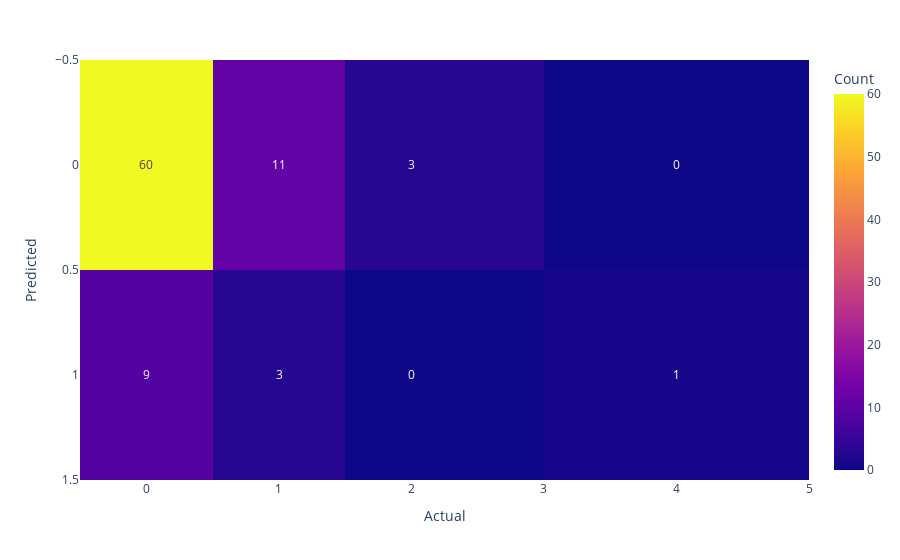

Notebook code cell kept with this figure:
### Code cell
# Plot the new confusion matrix
fig = px.imshow(knn_liver2.confusion_matrix(y_pred2, y_test), labels=dict(x='Actual', y='Predicted', color='Count',),
                aspect='auto', text_auto=True)
fig.show()

### Figure 1 — Plotly figure (JSON) as saved in the notebook; plotly's stock layout.template omitted (floating-point values rounded to 4 significant figures)
{"data": [{"coloraxis": "coloraxis", "hovertemplate": "Actual: %{x}<br>Predicted: %{y}<br>Count: %{z}<extra></extra>", "name": "0", "texttemplate": "%{z}", "type": "heatmap", "x": [0, 1, 2, 4], "xaxis": "x", "y": [0, 1], "yaxis": "y", "z": [[60, 11, 3, 0], [9, 3, 0, 1]]}], "layout": {"coloraxis": {"colorbar": {"title": {"text": "Count"}}, "colorscale": [[0, "#0d0887"], [0.1111, "#46039f"], [0.2222, "#7201a8"], [0.3333, "#9c179e"], [0.4444, "#bd3786"], [0.5556, "#d8576b"], [0.6667, "#ed7953"], [0.7778, "#fb9f3a"], [0.8889, "#fdca26"], [1, "#f0f921"]]}, "margin": {"t": 60}, "xaxis": {"anchor": "y", "domain": [0, 1], "title": {"text": "Actual"}}, "yaxis": {"anchor": "x", "autorange": "reversed", "domain": [0, 1], "title": {"text": "Predicted"}}}}
